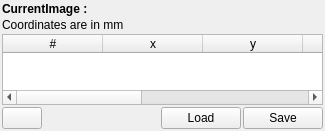
<?xml version="1.0" encoding="UTF-8"?>
<ui version="4.0">
 <class>vvLandmarksPanel</class>
 <widget class="QWidget" name="vvLandmarksPanel">
  <property name="geometry">
   <rect>
    <x>0</x>
    <y>0</y>
    <width>325</width>
    <height>131</height>
   </rect>
  </property>
  <property name="windowTitle">
   <string>Form</string>
  </property>
  <layout class="QGridLayout">
   <property name="margin">
    <number>2</number>
   </property>
   <property name="spacing">
    <number>2</number>
   </property>
   <item row="0" column="0" colspan="4">
    <widget class="QLabel" name="nameLabel">
     <property name="text">
      <string>&lt;html&gt;&lt;head&gt;&lt;meta name=&quot;qrichtext&quot; content=&quot;1&quot; /&gt;&lt;style type=&quot;text/css&quot;&gt;
p, li { white-space: pre-wrap; }
&lt;/style&gt;&lt;/head&gt;&lt;body style=&quot; font-family:'Sans Serif'; font-size:9pt; font-weight:400; font-style:normal;&quot;&gt;
&lt;p style=&quot; margin-top:0px; margin-bottom:0px; margin-left:0px; margin-right:0px; -qt-block-indent:0; text-indent:0px;&quot;&gt;&lt;span style=&quot; font-weight:600;&quot;&gt;CurrentImage :&lt;/span&gt;&lt;/p&gt;&lt;/body&gt;&lt;/html&gt;</string>
     </property>
    </widget>
   </item>
   <item row="2" column="0" colspan="4">
    <widget class="QTableWidget" name="tableWidget">
     <property name="columnCount">
      <number>7</number>
     </property>
     <column>
      <property name="text">
       <string>#</string>
      </property>
     </column>
     <column>
      <property name="text">
       <string>x</string>
      </property>
     </column>
     <column>
      <property name="text">
       <string>y</string>
      </property>
     </column>
     <column>
      <property name="text">
       <string>z</string>
      </property>
     </column>
     <column>
      <property name="text">
       <string>t</string>
      </property>
     </column>
     <column>
      <property name="text">
       <string>pixel value</string>
      </property>
     </column>
     <column>
      <property name="text">
       <string>Comments</string>
      </property>
     </column>
    </widget>
   </item>
   <item row="3" column="0">
    <widget class="QPushButton" name="removeButton">
     <property name="sizePolicy">
      <sizepolicy hsizetype="Fixed" vsizetype="Fixed">
       <horstretch>0</horstretch>
       <verstretch>0</verstretch>
      </sizepolicy>
     </property>
     <property name="toolTip">
      <string>remove last landmark.</string>
     </property>
     <property name="text">
      <string/>
     </property>
     <property name="icon">
      <iconset resource="../vvIcons.qrc">
       <normaloff>:/common/icons/standardbutton-cancel-16.png</normaloff>:/common/icons/standardbutton-cancel-16.png</iconset>
     </property>
    </widget>
   </item>
   <item row="3" column="1">
    <spacer>
     <property name="orientation">
      <enum>Qt::Horizontal</enum>
     </property>
     <property name="sizeHint" stdset="0">
      <size>
       <width>40</width>
       <height>20</height>
      </size>
     </property>
    </spacer>
   </item>
   <item row="3" column="2">
    <widget class="QPushButton" name="loadButton">
     <property name="text">
      <string>Load</string>
     </property>
     <property name="icon">
      <iconset resource="../vvIcons.qrc">
       <normaloff>:/common/icons/open.png</normaloff>:/common/icons/open.png</iconset>
     </property>
    </widget>
   </item>
   <item row="3" column="3">
    <widget class="QPushButton" name="saveButton">
     <property name="text">
      <string>Save</string>
     </property>
     <property name="icon">
      <iconset resource="../vvIcons.qrc">
       <normaloff>:/common/icons/filesave.png</normaloff>:/common/icons/filesave.png</iconset>
     </property>
    </widget>
   </item>
   <item row="1" column="0">
    <widget class="QLabel" name="label">
     <property name="text">
      <string>Coordinates are in mm</string>
     </property>
    </widget>
   </item>
  </layout>
 </widget>
 <resources>
  <include location="../vvIcons.qrc"/>
 </resources>
 <connections/>
</ui>
